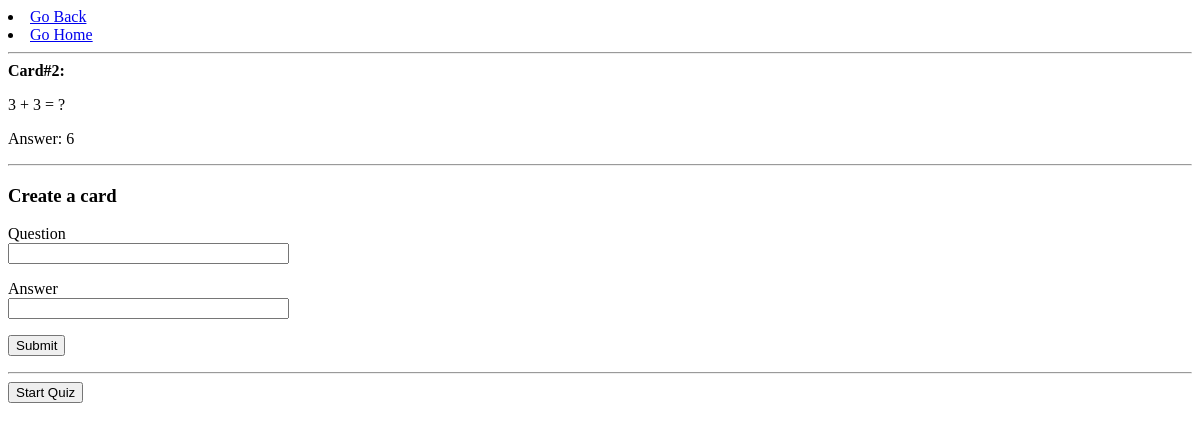
The app's page /flashcards (signed in), older data.
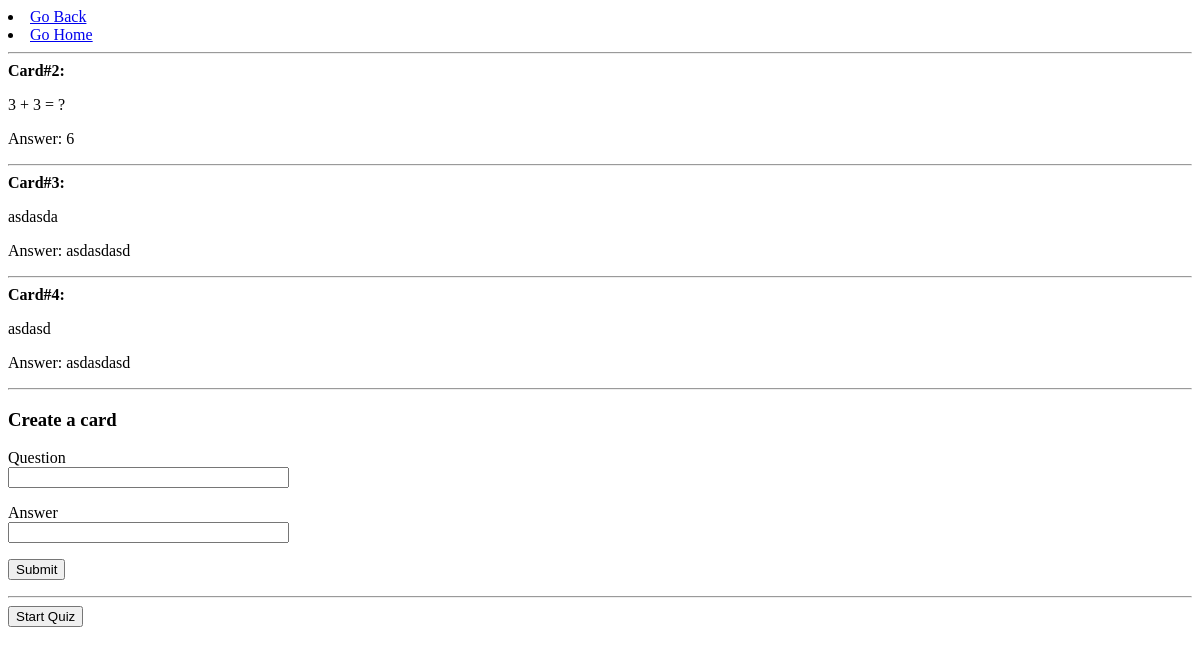
The same page, newer data.
### myapp/models.py (models this page shows, shortened)
class Cards(db.Model):
    id = db.Column(db.Integer, primary_key=True)
    question = db.Column(db.String(64))
    answer = db.Column(db.String(64))
    order = db.Column(db.Integer)
    user_id = db.Column(db.Integer, db.ForeignKey('users.id'))

### myapp/routes.py (the view)
@myapp_obj.route("/flashcards", methods=["POST", "GET"])
def flashcards():
    title = "Flash Cards"
    user_id = current_user.id
    form = FlashCards()
    if form.validate_on_submit():
        cards = Cards(question=form.question.data, answer=form.answer.data,
                      order=db.session.query(Cards).count(), user_id=user_id)
        db.session.add(cards)
        db.session.commit()
        return redirect("/flashcards")
    cards = Cards.query.filter(Cards.user_id).order_by(Cards.order.asc()).all()
    return render_template("flashcards.html", title=title, form=form, flash_cards=cards)

### myapp/forms.py
class FlashCards(FlaskForm):
        question = StringField()
        answer = StringField(validators=[DataRequired()])
        submit = SubmitField("Submit")

### myapp/models.py (called while the page is built)
@login.user_loader
def load_user(id):
    return User.query.get(int(id))

### myapp/templates/flashcards.html (shortened to what this page needs)
{% extends "base.html" %}
{% block content %}
    <li><a href="javascript:history.back()">Go Back</a></li>
    <li><a href="/">Go Home</a></li>
    <hr>
    {% for card in flash_cards %}
      <b>Card#{{card.id}}:</b>
      <p>{{card.question}}</p>
      <p>Answer: {{card.answer}}</>
      <hr>
    {% endfor %}
    <h3> Create a card </h3>
    <form method="POST" novalidate>
        <p>
            {{ form.question.label }} <br>
            {{ form.question(size=32) }}
        </p>
        <p>
            {{ form.answer.label }} <br>
            {{ form.answer(size=32) }}
        </p>
        <p>
            {{ form.submit() }}
        </p>
    </form>
    <hr>
    <form method="get" action="/question/1">
        <button type="submit">Start Quiz</button>
    </form>
{% endblock %}

Row changes from the older to the newer data that the page shows:
added Cards: id "3", question "asdasda", answer "asdasdasd"
added Cards: id "4", question "asdasd", answer "asdasdasd"
